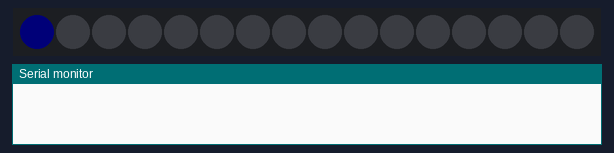
Bench run of a sketch on a simulated Arduino Uno, built with avr-gcc and run on an emulated ATmega328P. Shown: 16 RGB LEDs in strip order, left to right, the last lines printed to the serial monitor. Dim RGB values are drawn brighter than linear.

Above: at 0.05 s.
At 0.45 s:
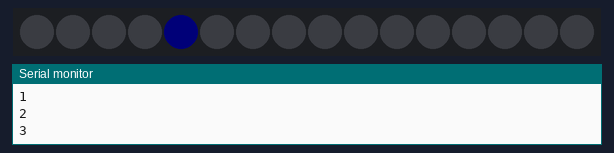
At 0.96 s:
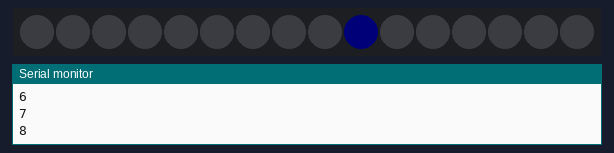
At 1.47 s:
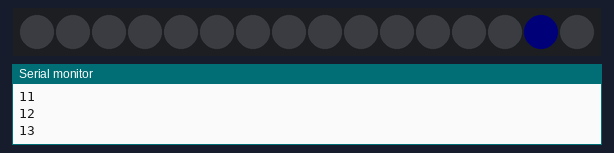
At 1.98 s:
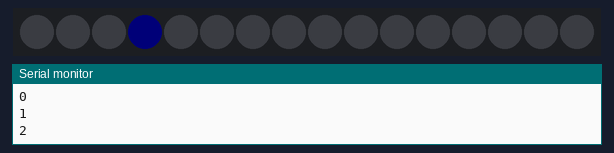

Measured:
- by itself, everything shown: repeats every 1.6 s, in 16 steps

The sketch:

testrun.ino
```cpp
#include <Adafruit_NeoPixel.h>

#define PIN 6

Adafruit_NeoPixel strip = Adafruit_NeoPixel(16, PIN, NEO_GRB + NEO_KHZ800);

uint16_t count = 0;

void setup() {

  Serial.begin(9600);
  strip.begin();
  strip.setBrightness(3);
  strip.show(); // Initialize all pixels to 'off'
}

void loop() {

  if( count > 15 ) {
    count = 0;
  }

  strip.setPixelColor( count, strip.Color(0,0,128) );
  strip.show();

  delay(100);

  strip.setPixelColor( count, strip.Color(0,0,0) );
  strip.show();

  Serial.println(count);

  count++;
}
```
